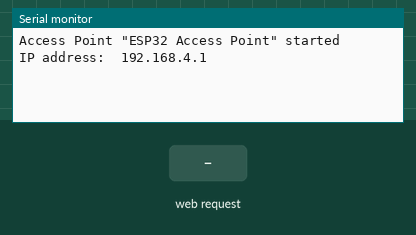
This sketch was run on a simulated ESP32. Shown: the last lines printed to the serial monitor. The inputs (shaded band) are chosen by the test bench.

Above: at 1.2 s.
1.3 s: HTTP request GET /data/?teste=1 received
At 1.8 s:
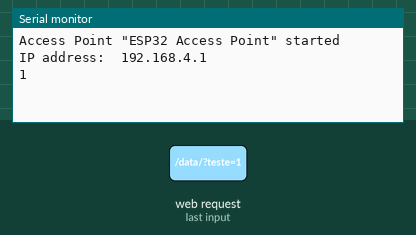
2.8 s: HTTP request GET /data/?teste=0 received
At 4.1 s:
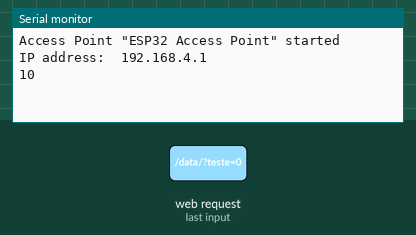

The sketch:

Access_Point.ino
```cpp
#include <WiFi.h>        // Include the Wi-Fi library
#include <WebServer.h>

const char *ssid = "ESP32 Access Point"; // The name of the Wi-Fi network that will be created
const char *password = "your-password";   // The password required to connect to it, leave blank for an open

WebServer server(80);

// to make this function work, just send 192.168.4.1/data/?teste=25

void handleSentVar() {
  if (server.hasArg("teste")) { // this is the variable sent from the client
    int readingInt = server.arg("teste").toInt();
    Serial.print(readingInt);
    server.send(200, "text/html", "Data received");
  }
}

void setup() {
  Serial.begin(115200);
  delay(10);
  Serial.println('\n');

  WiFi.softAP(ssid, password);             // Start the access point
  Serial.print("Access Point \"");
  Serial.print(ssid);
  Serial.println("\" started");

  Serial.print("IP address:\t");
  Serial.println(WiFi.softAPIP());         // Send the IP address of the ESP8266 to the computer

  server.on("/data/", HTTP_GET, handleSentVar); // when the server receives a request with /data/ in the string then run the handleSentVar function
  server.begin();
}

void loop() {
  server.handleClient();
}
```

Measured:
- after the input at 1.3 s, the serial monitor: prints a new line at once (image 1)
- after the input at 2.8 s, the serial monitor: prints a new line at once (image 2)
